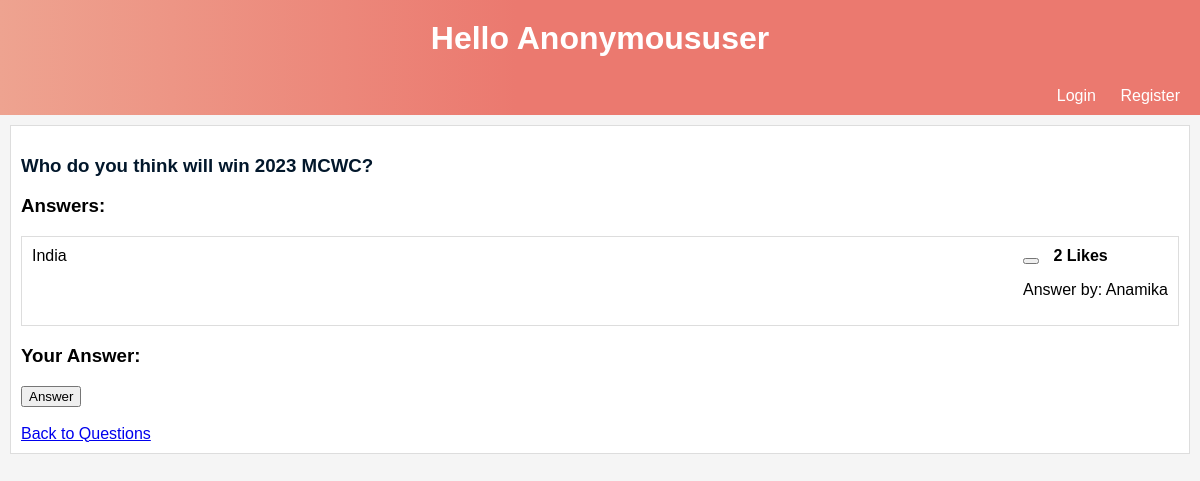
Before: /questions/1/ with the older database file.
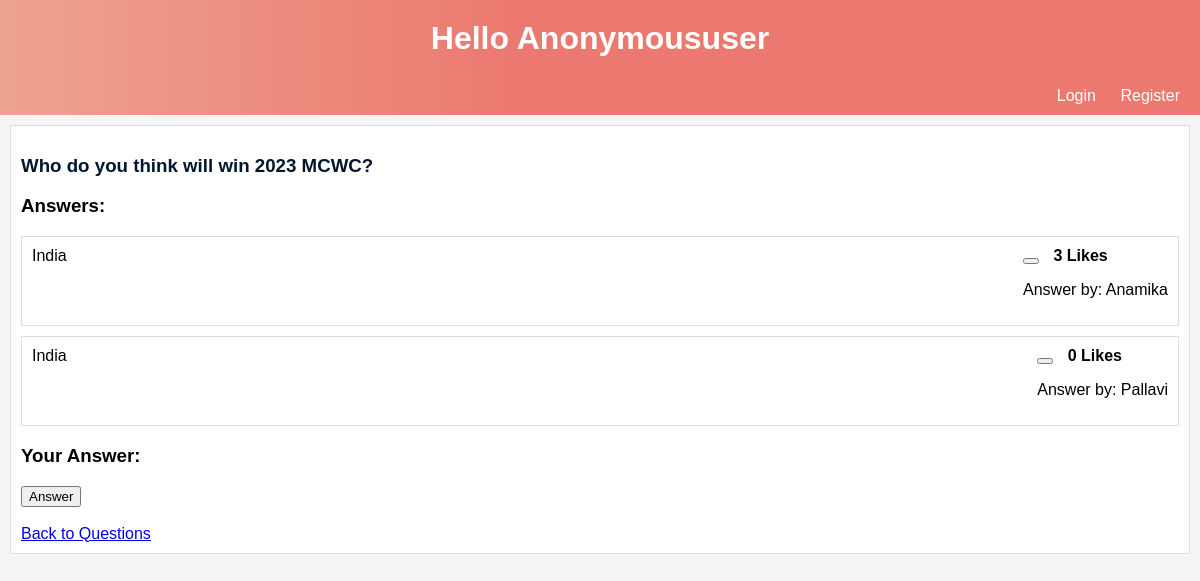
After: the same page with the newer database file.
### quora_app/models.py (models this page shows)
class Question(models.Model):
    title = models.CharField(max_length=200)
    user = models.ForeignKey(User, on_delete=models.CASCADE)
    created_at = models.DateTimeField(auto_now_add=True)

class Answer(models.Model):
    question = models.ForeignKey(Question, on_delete=models.CASCADE)
    user = models.ForeignKey(User, on_delete=models.CASCADE)
    content = models.TextField()
    created_at = models.DateTimeField(auto_now_add=True)
    likes = models.ManyToManyField(User, related_name='liked_answers')

### quora_app/views.py (the view)
# urls.py: path('questions/<int:question_id>/', views.question_detail, name='question_detail'),
def question_detail(request, question_id):
    question = Question.objects.get(pk=question_id)
    answers = Answer.objects.filter(question=question)
    return render(request, 'question_detail.html', {'question': question, 'answers': answers})

### quora_app/templates/question_detail.html (shortened to what this page needs)
<!DOCTYPE html>
<html>
<head>
    <link rel="stylesheet" href="https://cdnjs.cloudflare.com/ajax/libs/font-awesome/6.3.0/css/all.min.css">
</head>
<body>
<h1>Hello {{ request.user|title }}</h1>
<div id="navigation">
    {% if user.is_authenticated %}
        <a href="{% url 'user_logout' %}">Logout</a>
    {% else %}
        <a href="{% url 'user_login' %}">Login</a>
        <a href="{% url 'user_register' %}">Register</a>
    {% endif %}
</div>
<div class="task-wrapper">
    <div class="task-title">
        <h3><a class="task-link" href="{% url 'question_detail' question.id %}">{{ question.title }}</a></h3>
    </div>
    <h3>Answers:</h3>
    <ul class="answer-list">
        {% for answer in answers %}
            <li class="answer-item">
                <div class="answer-content">
                    {{ answer.content }}
                </div>
                <div class="answer-info">
                    <form method="post" action="{% url 'like_answer' answer.id %}">
                        <button type="submit" class="like-button">
                        </button>
                        <span class="like-count">{{ answer.likes.count }} Likes</span>
                    </form>
                    <p>Answer by: {{ answer.user.username }}</p>
                </div>
            </li>
        {% endfor %}
    </ul>
    <h3>Your Answer:</h3>
    <form method="post" action="{% url 'answer_question' question.id %}">
        <button type="submit">Answer</button>
    </form>
    <br>
    <a href="{% url 'question_list' %}">Back to Questions</a>
</div>
</body>
</html>

### quora_app/templates/question_detail.html (style rules this page uses)
body { font-family: Arial, sans-serif; margin: 0; padding: 0; background-color: #f5f5f5; }
h1 { text-align: center; background: linear-gradient(90deg, #EEA390 0%, #EB796F 43%, #EB796F 100%); color: #fff; padding: 20px; margin: 0; }
#navigation { background: linear-gradient(90deg, #EEA390 0%, #EB796F 43%, #EB796F 100%); color: #fff; padding: 10px; text-align: right; }
#navigation a { text-decoration: none; color: #fff; margin: 10px; }
.task-wrapper { background-color: #fff; margin: 10px; padding: 10px; border: 1px solid #ddd; }
.task-title { margin-bottom: 10px; }
.task-link { text-decoration: none; color: #02172b; }
.like-button { display: inline-block; cursor: pointer; }
.like-count { margin-left: 10px; font-weight: bold; }
.answer-list { list-style: none; padding: 0; }
.answer-item { border: 1px solid #ddd; padding: 10px; margin-bottom: 10px; }
.answer-content { float: left; }
.answer-info { float: right; }
.answer-item:after { content: ""; display: table; clear: both; }

Changed rows visible on the page:
computed for Answer "Anamika": likes.count "2" → "3"
added Answer: content "India", likes.count "0", user.username "Pallavi"
